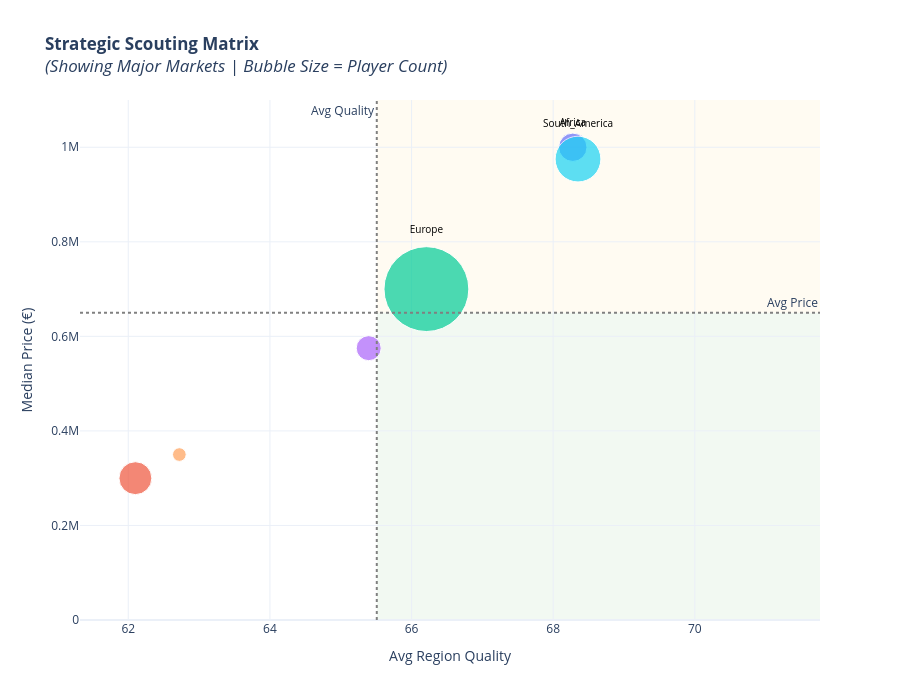

The notebook cell this image was saved under:
### Code cell
import plotly.express as px
import pandas as pd

# ==========================================
# 1. PREPARE DATA & SMART LABELS
# ==========================================

# A. Group by Region (Ensure 'Nationality_Region' exists in df)
# If you don't have 'Nationality_Region', change to 'Nationality'
group_col = 'Nationality_Region' if 'Nationality_Region' in df.columns else 'Nationality'

region_stats = df.groupby(group_col).agg({
    'Value': 'median',       # Y-Axis: Typical Price
    'Overall': 'mean',       # X-Axis: Average Quality
    'Name': 'count'          # Size: Pool Depth
}).rename(columns={'Name': 'Player_Count'}).reset_index()

# B. Calculate Global Averages (For Quadrant Lines)
avg_quality = region_stats['Overall'].mean()
avg_price = region_stats['Value'].mean()

# C. Create "Smart Labels" (Clean up the noise)
# Logic: We only show text if the region is BIG, or VERY GOOD, or VERY EXPENSIVE.
threshold_count = region_stats['Player_Count'].quantile(0.70) # Top 30% biggest regions

def get_smart_label(row):
    is_big = row['Player_Count'] > threshold_count
    is_elite = row['Overall'] > avg_quality + 2  # Better than avg
    is_expensive = row['Value'] > avg_price * 1.5 # Expensive outlier
    
    if is_big or is_elite or is_expensive:
        return row[group_col]
    return "" # Empty string hides the label

region_stats['Label'] = region_stats.apply(get_smart_label, axis=1)

# ==========================================
# 2. EXPORT FOR TABLEAU (The New Part)
# ==========================================
# This saves the pre-calculated matrix.
# In Tableau: Drag 'Overall' to Columns, 'Value' to Rows, 'Label' to Label.
region_stats.to_csv('D:/desktop/MY_DOC/Projects/Comprehensive Analysis FIFA 19/Tableau_Datasets/Tableau_Scouting_Regions.csv', index=False)

print("✅ File Exported: 'Tableau_Scouting_Regions.csv'")
print(f"   (Use Reference Lines in Tableau: Avg Quality = {avg_quality:.1f}, Avg Price = €{avg_price:,.0f})")

# ==========================================
# 3. VISUALIZE IN PYTHON (Preview)
# ==========================================
fig = px.scatter(
    region_stats,
    x="Overall",
    y="Value",
    size="Player_Count",
    color=group_col,
    text="Label",  # <--- Uses the filtered labels we just made
    
    title="<b>Strategic Scouting Matrix</b><br><i>(Showing Major Markets | Bubble Size = Player Count)</i>",
    labels={
        "Player_Count": "Player Count", 
        "Overall": "Avg Region Quality", 
        "Value": "Median Price (€)"
    },
    hover_name=group_col,
    hover_data={'Label': False},
    template="plotly_white",
    size_max=60
)

# Add Context: Quadrant Backgrounds
# Green Zone (High Quality, Low Price)
fig.add_shape(type="rect",
    x0=avg_quality, y0=0, x1=region_stats['Overall'].max()*1.05, y1=avg_price,
    line=dict(width=0), fillcolor="green", opacity=0.05, layer="below")

# Premium Zone (High Quality, High Price)
fig.add_shape(type="rect",
    x0=avg_quality, y0=avg_price, x1=region_stats['Overall'].max()*1.05, y1=region_stats['Value'].max()*1.1,
    line=dict(width=0), fillcolor="orange", opacity=0.05, layer="below")

# Add Reference Lines (Averages)
fig.add_hline(y=avg_price, line_dash="dot", line_color="grey", annotation_text="Avg Price")
fig.add_vline(x=avg_quality, line_dash="dot", line_color="grey", annotation_text="Avg Quality", annotation_position="top left")

fig.update_traces(textposition='top center', textfont=dict(size=10, color='black'))
fig.update_layout(showlegend=False, height=700)

fig.show()

### Figure 1 — Plotly figure (JSON) as saved in the notebook; plotly's stock layout.template omitted (floating-point values rounded to 4 significant figures)
{"data": [{"customdata": [["Africa"]], "hovertemplate": "<b>%{hovertext}</b><br><br>Nationality_Region=Africa<br>Avg Region Quality=%{x}<br>Median Price (€)=%{y}<br>Player Count=%{marker.size}<extra></extra>", "hovertext": ["Africa"], "legendgroup": "Africa", "marker": {"color": "#636efa", "size": [1215], "sizemode": "area", "sizeref": 3.027, "symbol": "circle"}, "mode": "markers+text", "name": "Africa", "orientation": "v", "showlegend": true, "text": ["Africa"], "textfont": {"color": "black", "size": 10}, "textposition": "top center", "type": "scatter", "x": [68.28], "xaxis": "x", "y": [1000000.0], "yaxis": "y"}, {"customdata": [[""]], "hovertemplate": "<b>%{hovertext}</b><br><br>Nationality_Region=Asia<br>Avg Region Quality=%{x}<br>Median Price (€)=%{y}<br>Player Count=%{marker.size}<extra></extra>", "hovertext": ["Asia"], "legendgroup": "Asia", "marker": {"color": "#EF553B", "size": [1639], "sizemode": "area", "sizeref": 3.027, "symbol": "circle"}, "mode": "markers+text", "name": "Asia", "orientation": "v", "showlegend": true, "text": [""], "textfont": {"color": "black", "size": 10}, "textposition": "top center", "type": "scatter", "x": [62.1], "xaxis": "x", "y": [300000.0], "yaxis": "y"}, {"customdata": [["Europe"]], "hovertemplate": "<b>%{hovertext}</b><br><br>Nationality_Region=Europe<br>Avg Region Quality=%{x}<br>Median Price (€)=%{y}<br>Player Count=%{marker.size}<extra></extra>", "hovertext": ["Europe"], "legendgroup": "Europe", "marker": {"color": "#00cc96", "size": [10896], "sizemode": "area", "sizeref": 3.027, "symbol": "circle"}, "mode": "markers+text", "name": "Europe", "orientation": "v", "showlegend": true, "text": ["Europe"], "textfont": {"color": "black", "size": 10}, "textposition": "top center", "type": "scatter", "x": [66.21], "xaxis": "x", "y": [700000.0], "yaxis": "y"}, {"customdata": [[""]], "hovertemplate": "<b>%{hovertext}</b><br><br>Nationality_Region=North_America<br>Avg Region Quality=%{x}<br>Median Price (€)=%{y}<br>Player Count=%{marker.size}<extra></extra>", "hovertext": ["North_America"], "legendgroup": "North_America", "marker": {"color": "#ab63fa", "size": [945], "sizemode": "area", "sizeref": 3.027, "symbol": "circle"}, "mode": "markers+text", "name": "North_America", "orientation": "v", "showlegend": true, "text": [""], "textfont": {"color": "black", "size": 10}, "textposition": "top center", "type": "scatter", "x": [65.39], "xaxis": "x", "y": [575000.0], "yaxis": "y"}, {"customdata": [[""]], "hovertemplate": "<b>%{hovertext}</b><br><br>Nationality_Region=Oceania<br>Avg Region Quality=%{x}<br>Median Price (€)=%{y}<br>Player Count=%{marker.size}<extra></extra>", "hovertext": ["Oceania"], "legendgroup": "Oceania", "marker": {"color": "#FFA15A", "size": [283], "sizemode": "area", "sizeref": 3.027, "symbol": "circle"}, "mode": "markers+text", "name": "Oceania", "orientation": "v", "showlegend": true, "text": [""], "textfont": {"color": "black", "size": 10}, "textposition": "top center", "type": "scatter", "x": [62.72], "xaxis": "x", "y": [350000.0], "yaxis": "y"}, {"customdata": [["South_America"]], "hovertemplate": "<b>%{hovertext}</b><br><br>Nationality_Region=South_America<br>Avg Region Quality=%{x}<br>Median Price (€)=%{y}<br>Player Count=%{marker.size}<extra></extra>", "hovertext": ["South_America"], "legendgroup": "South_America", "marker": {"color": "#19d3f3", "size": [3169], "sizemode": "area", "sizeref": 3.027, "symbol": "circle"}, "mode": "markers+text", "name": "South_America", "orientation": "v", "showlegend": true, "text": ["South_America"], "textfont": {"color": "black", "size": 10}, "textposition": "top center", "type": "scatter", "x": [68.35], "xaxis": "x", "y": [975000.0], "yaxis": "y"}], "layout": {"annotations": [{"showarrow": false, "text": "Avg Price", "x": 1, "xanchor": "right", "xref": "x domain", "y": 650000, "yanchor": "bottom", "yref": "y"}, {"showarrow": false, "text": "Avg Quality", "x": 65.51, "xanchor": "right", "xref": "x", "y": 1, "yanchor": "top", "yref": "y domain"}], "height": 700, "legend": {"itemsizing": "constant", "title": {"text": "Nationality_Region"}, "tracegroupgap": 0}, "shapes": [{"fillcolor": "green", "layer": "below", "line": {"width": 0}, "opacity": 0.05, "type": "rect", "x0": 65.51, "x1": 71.77, "y0": 0, "y1": 650000}, {"fillcolor": "orange", "layer": "below", "line": {"width": 0}, "opacity": 0.05, "type": "rect", "x0": 65.51, "x1": 71.77, "y0": 650000, "y1": 1100000}, {"line": {"color": "grey", "dash": "dot"}, "type": "line", "x0": 0, "x1": 1, "xref": "x domain", "y0": 650000, "y1": 650000, "yref": "y"}, {"line": {"color": "grey", "dash": "dot"}, "type": "line", "x0": 65.51, "x1": 65.51, "xref": "x", "y0": 0, "y1": 1, "yref": "y domain"}], "showlegend": false, "title": {"text": "<b>Strategic Scouting Matrix</b><br><i>(Showing Major Markets | Bubble Size = Player Count)</i>"}, "xaxis": {"anchor": "y", "domain": [0, 1], "title": {"text": "Avg Region Quality"}}, "yaxis": {"anchor": "x", "domain": [0, 1], "title": {"text": "Median Price (€)"}}}}
